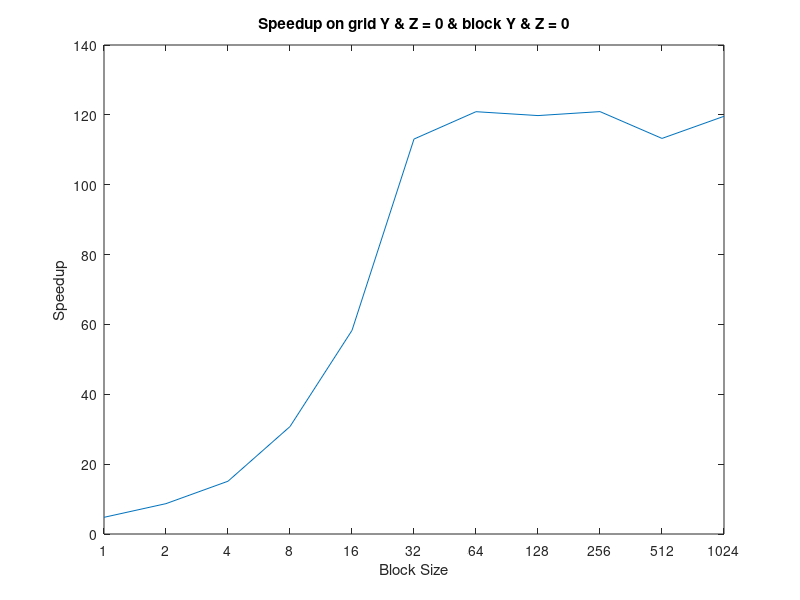

Reproduce this figure in MATLAB.
y=   [4.774130647
  8.692033294
  15.11217949
  30.76113275
  58.29698858
  113.0747701
  120.9063702
  119.7947841
  120.931226
  113.2554392
  119.5901639
];

x = [0 1 2 3 4 5 6 7 8 9 10];
plot(x,y);

xlabel("Block Size");
ylabel("Speedup");
set(gca,'XTick',x)
xticklabels({'1','2','4','8','16','32','64','128','256','512','1024'});

title ("Speedup on grid Y & Z = 0 & block Y & Z = 0");
